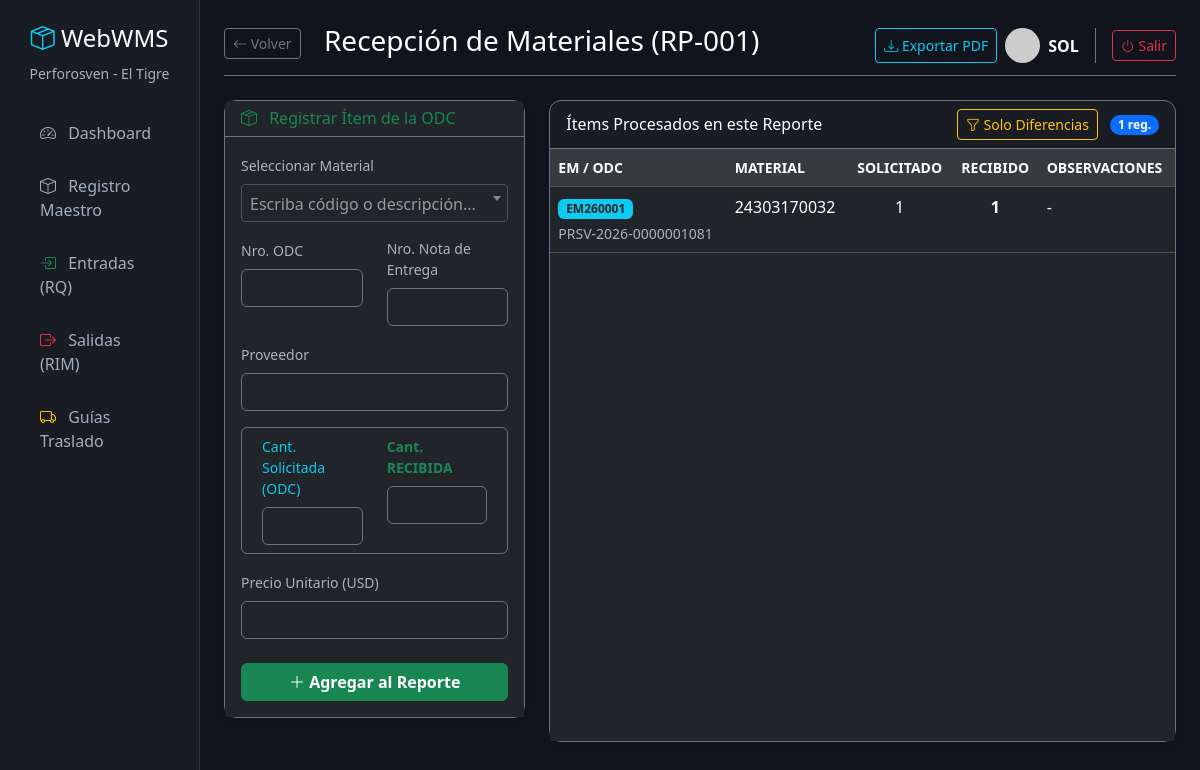
Before: /entradas/1/ (signed in) with the older database file.
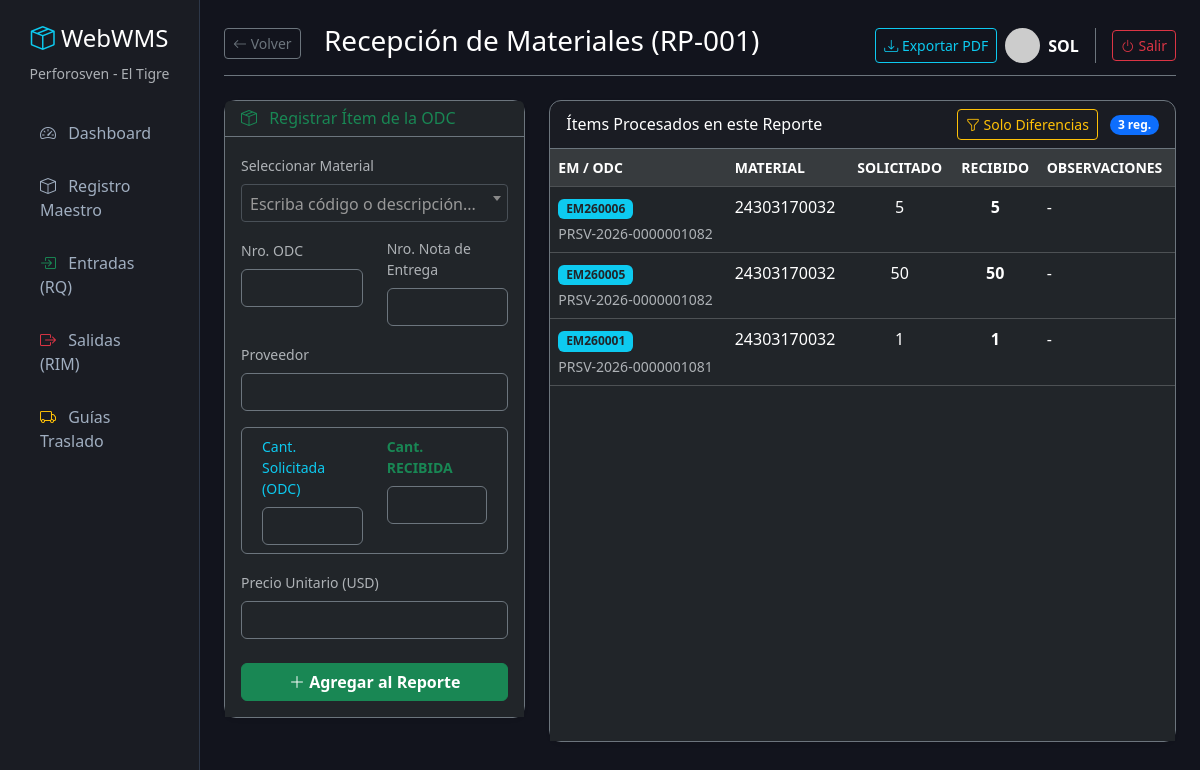
After: the same page with the newer database file.
### inventario/models.py (models this page shows, shortened)
class DetalleRecepcion(models.Model):
    reporte = models.ForeignKey(ReporteRecepcion, on_delete=models.CASCADE, verbose_name="Reporte (RP)")
    material = models.ForeignKey(Material, on_delete=models.CASCADE, verbose_name="Material")
    fecha_recepcion = models.DateField(default=timezone.now, verbose_name="Fecha de Recepción")
    nro_control_entrada = models.CharField(max_length=20, blank=True, verbose_name="Nro. Control (EM/EA)")
    nro_odc = models.CharField(max_length=50, verbose_name="Orden de Compra (ODC)")
    nro_nota_entrega = models.CharField(max_length=50, verbose_name="Nota de Entrega")
    proveedor = models.CharField(max_length=200, verbose_name="Proveedor")
    cantidad_solicitada = models.DecimalField(max_digits=10, decimal_places=2, verbose_name="Cant. Solicitada (ODC)")
    cantidad_recibida = models.DecimalField(max_digits=10, decimal_places=2, verbose_name="Cant. Recibida Física")
    precio_unitario = models.DecimalField(max_digits=12, decimal_places=2, blank=True, null=True, verbose_name="U.P. (USD)")
    observaciones = models.CharField(max_length=255, blank=True, null=True, verbose_name="Observaciones")
    class Meta:
        verbose_name = "Recepción de Material"
        verbose_name_plural = "Control de Entradas"

class Material(models.Model):
    TIPO_CHOICES = [
        ('MATERIAL', 'MATERIAL'),
        ('ACTIVOS', 'ACTIVOS'),
        ('DIRECTO AL GASTO', 'DIRECTO AL GASTO'),
    ]
    codigo = models.CharField(max_length=50, unique=True, verbose_name="Código Material")
    descripcion = models.CharField(max_length=255, verbose_name="Descripción del Material")
    tipo = models.CharField(max_length=20, choices=TIPO_CHOICES, default='MATERIAL', verbose_name="Tipo de Material")
    nro_parte = models.CharField(max_length=100, blank=True, null=True, verbose_name="Número de Parte")
    unidad_medida = models.CharField(max_length=20, verbose_name="U.M.")
    ubicacion = models.CharField(max_length=100, blank=True, null=True, verbose_name="Ubicación")
    stock_actual = models.DecimalField(max_digits=10, decimal_places=2, default=0, verbose_name="Stock Actual")
    def __str__(self):
        return f"[{self.tipo}] {self.codigo} - {self.descripcion}"
    class Meta:
        verbose_name = "Material"
        verbose_name_plural = "1. Registro Maestro"

### inventario/views.py (the view)
# urls.py: path('entradas/<int:reporte_id>/', views.detalle_recepcion, name='detalle_recepcion'),
@login_required(login_url='login')
def detalle_recepcion(request, reporte_id):
    reporte = get_object_or_404(ReporteRecepcion, id=reporte_id)
    filtro_activo = request.GET.get('filtro')
    if filtro_activo == 'diferencias':
        from django.db.models import F
        items = DetalleRecepcion.objects.filter(reporte=reporte).exclude(cantidad_solicitada=F('cantidad_recibida')).order_by('-id')
    else:
        items = DetalleRecepcion.objects.filter(reporte=reporte).order_by('-id')
    if request.method == 'POST':
        form = DetalleRecepcionForm(request.POST)
        if form.is_valid():
            nuevo_item = form.save(commit=False)
            nuevo_item.reporte = reporte
            nuevo_item.save()
            return redirect('detalle_recepcion', reporte_id=reporte.id)
    else:
        form = DetalleRecepcionForm()
    contexto = {
        'reporte': reporte,
        'items': items,
        'form': form,
        'filtro_activo': filtro_activo # Pasamos esto al HTML para saber si el botón está encendido
    }
    return render(request, 'inventario/detalle_recepcion.html', contexto)

### inventario/templates/inventario/detalle_recepcion.html (shortened to what the changed rows need)
{% extends 'inventario/base.html' %}
{% block header %}
    <a href="{% url 'lista_entradas' %}" class="btn btn-sm btn-outline-secondary me-3"><i class="bi bi-arrow-left"></i> Volver</a>
    Recepción de Materiales ({{ reporte.nro_reporte }})
{% endblock %}
{% block content %}
<div class="row">
    <div class="col-md-8">
        <div class="card shadow-sm border-secondary h-100">
            <div class="card-header bg-transparent border-secondary d-flex justify-content-between align-items-center">
                <div>
                    {% if filtro_activo == 'diferencias' %}
                        <a href="{% url 'detalle_recepcion' reporte.id %}" class="btn btn-sm btn-warning fw-bold text-dark"><i class="bi bi-funnel-fill"></i> Viendo Diferencias (Quitar)</a>
                    {% else %}
                        <a href="?filtro=diferencias" class="btn btn-sm btn-outline-warning"><i class="bi bi-funnel"></i> Solo Diferencias</a>
                    {% endif %}
                    <span class="badge bg-primary rounded-pill ms-2">{{ items|length }} reg.</span>
                </div>
            </div>
            <div class="card-body p-0 bg-dark">
                <div class="table-responsive">
                    <table class="table table-dark table-hover mb-0">
                        <thead class="table-active text-muted small">
                            <tr>
                                <th>EM / ODC</th>
                                <th>MATERIAL</th>
                                <th class="text-center">SOLICITADO</th>
                                <th class="text-center">RECIBIDO</th>
                                <th>OBSERVACIONES</th>
                            </tr>
                        </thead>
                        <tbody>
                            {% for item in items %}
                            <tr class="{% if item.cantidad_solicitada != item.cantidad_recibida %}table-warning text-dark{% endif %}">
                                <td>
                                    <span class="badge bg-info text-dark">{{ item.nro_control_entrada }}</span>
                                    <small class="d-block mt-1 {% if item.cantidad_solicitada != item.cantidad_recibida %}text-dark{% else %}text-muted{% endif %}">{{ item.nro_odc }}</small>
                                </td>
                                <td>{{ item.material.codigo }}</td>
                                <td class="text-center">{{ item.cantidad_solicitada|floatformat:0 }}</td>
                                <td class="text-center fw-bold">{{ item.cantidad_recibida|floatformat:0 }}</td>
                                <td>{{ item.observaciones|default_if_none:"-" }}</td>
                            </tr>
                            {% empty %}
                            <tr>
                                <td colspan="5" class="text-center py-5 text-muted">No hay materiales con este filtro.</td>
                            </tr>
                            {% endfor %}
                        </tbody>
                    </table>
                </div>
            </div>
        </div>
    </div>
</div>
<link href="https://cdn.jsdelivr.net/npm/select2@4.1.0-rc.0/dist/css/select2.min.css" rel="stylesheet" />
{% endblock %}

Changed rows visible on the page:
added DetalleRecepcion: nro_control_entrada "EM260006", nro_odc "PRSV-2026-0000001082", material.codigo "24303170032", cantidad_solicitada "5", cantidad_recibida "5", observaciones "-"
added DetalleRecepcion: nro_control_entrada "EM260005", nro_odc "PRSV-2026-0000001082", material.codigo "24303170032", cantidad_solicitada "50", cantidad_recibida "50", observaciones "-"
Other visible differences:
{{ items|length }}: "1" → "3"
